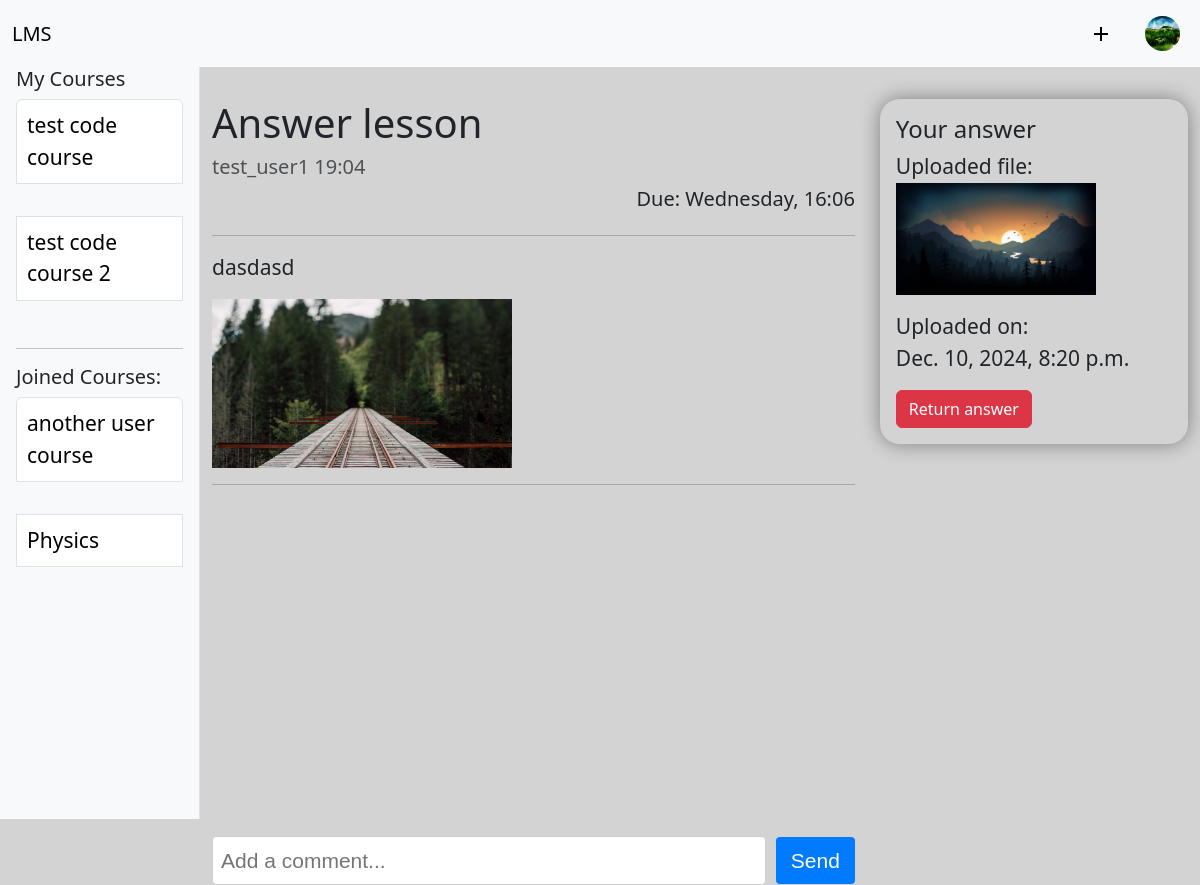
Page /4/14 (signed in) on the committed database.
### auth_system/models.py (models this page shows)
class CustomUser(AbstractUser):
	bio = models.TextField(null=True, blank=True)
	avatar = models.ImageField(upload_to="avatars",default="../static/images/default_avatar.jpg", null=True, blank=True)
	def __str__(self):
		return self.username

### course_system/models.py (models this page shows, shortened)
class Course(models.Model):
    name = models.CharField(max_length=100)
    user = models.ForeignKey(CustomUser, on_delete=models.CASCADE)
    cover = models.ImageField(upload_to="course_media", null=True, blank=True)
    code = models.CharField(max_length=6, unique=True, blank=True)  # Унікальний код

class Lesson(models.Model):
    name = models.CharField(max_length=50)
    content = models.TextField()
    course = models.ForeignKey(Course, on_delete=models.CASCADE)
    upload_data = models.FileField(upload_to="lesson_media", null=True, blank=True)
    date_published = models.DateTimeField(auto_now_add=True)
    date_to = models.DateTimeField(blank=True, null=True)
    edited = models.BooleanField(default=False)  # Поле для відстеження редагування
    last_edited_at = models.DateTimeField(null=True, blank=True)  # Дата останнього редагування

class Answer(models.Model):
    user = models.ForeignKey(CustomUser, on_delete=models.CASCADE, related_name="answers")
    lesson = models.ForeignKey(Lesson, on_delete=models.CASCADE, related_name="answers")
    upload_data = models.FileField(upload_to="answer_media")
    date_published = models.DateTimeField(auto_now_add=True)

### course_system/views.py (the view, shortened to what this page needs)
# urls.py: path('<int:course>/<int:pk>', LessonDetailView.as_view(), name='lesson-details'),
class LessonDetailView(DetailView):
	model = Lesson
	template_name = "course_system/lesson_info.html"
	context_object_name = "lesson"
	def get_context_data(self, **kwargs):
		context = super().get_context_data(**kwargs)
		lesson = self.get_object()
		user = self.request.user
		context['user_has_answered'] = lesson.answers.filter(user=user).exists()
		context['user_answer'] = lesson.answers.filter(user=user).first()
		return context

### course_system/context_processors.py (called while the page is built)
def user_courses(request):
    subscribed_courses = Subscription.objects.filter(user=request.user).values_list('course', flat=True)
    joined = Course.objects.filter(id__in=subscribed_courses)
    owned = Course.objects.filter(user=request.user)
    if not request.user.is_authenticated:
        return {}
    courses = Course.objects.filter(user=request.user)
    return {'user_courses': owned, "joined_courses": joined}

### course_system/templatetags/custom_tags.py (called while the page is built)
@register.filter(name="endswith")
def endswith(value, arg):
	return value.endswith(arg)

@register.filter
def custom_date_format(value):
    if not value:
        return ""
    now = datetime.datetime.now()
    if value.date() == now.date():
        return value.strftime("%H:%M")  # Формат часу (години:хвилини)
    start_of_week = now - datetime.timedelta(days=now.weekday())  # Понеділок поточного тижня
    if value.date() >= start_of_week.date():
        return value.strftime("%A, %H:%M")  # Назва дня тижня
    if value.year() != now.year():
        return value.strftime("%F")
    return value.strftime("%b. %d")  # День і місяць

### templates/course_system/lesson_info.html (shortened to what this page needs)
{% extends 'base.html' %}
{% block content %}
{% load custom_tags %}
<br>
<article class="d-flex container gap">
    <section class="d-flex flex-column lesson-main">
        <section class="d-flex justify-content-between">
            <h1>{{ lesson.name }}  </h1>
        </section>
        <h5 class="text-muted">{{ lesson.course.user }} {{ lesson.date_published|custom_date_format }} {% if lesson.edited %} (Edited {{lesson.last_edited_at|custom_date_format}}) {% endif %}</h5>
        <h5 class="lesson-info-date">Due: {% if lesson.date_to %} {{lesson.date_to|custom_date_format}} {% else %} no date {% endif %}</h5>
    <hr>
    <section>
        <p>{{lesson.content}}</p>
        {% if lesson.upload_data %}
            {% if lesson.upload_data.url|endswith:".jpg" or lesson.upload_data.url|endswith:".jpeg" or lesson.upload_data.media.url|endswith:".png" %}
                <a href="{{ lesson.upload_data.url}}" target="_blank"><img src="{{lesson.upload_data.url}}"  style="max-width: 300px;"></a>
            {% elif lesson.upload_data.url|endswith:".mp4" %}
                <video controls>
                    <source src="{{ lesson.upload_data.url}}" type="mp4/video">
                    Your browser does not support video tag
                </video>
            {% elif lesson.upload_data.url|endswith:"mp3" %}
                <audio src="{{ lesson.upload_data.url}}" controls></audio>
            {% else %}
                <a href="{{ lesson.upload_data.url}}" target="_blank">Open file</a>
                <br>
                <a href="{{ lesson.upload_data.url}}">Download file</a>
            {% endif %}
        {% endif %}
    </section>
    <hr>
    <section class="comments-section">
        <ul id="comments" class="comments-list position-relative">
        </ul>
        <section class="add-comment">
            <input id="message-content" placeholder="Add a comment..." class="comment-input">
            <button class="send-btn" onclick="SendComment({{ lesson.course.pk }}, {{ lesson.pk }})">Send</button>
        </section>
    </section>
    </section>
    {% if request.user != lesson.course.user %}
        <section class="answer-container">
            <article class="p-3">
                <h4>Your answer</h4>
                {% if user_has_answered %}
                    <p>Uploaded file:
                        {% if lesson.upload_data.url|endswith:".jpg" or lesson.upload_data.url|endswith:".jpeg" or lesson.upload_data.media.url|endswith:".png" %}
                            <a href="{{ user_answer.upload_data.url}}" target="_blank"><img src="{{user_answer.upload_data.url}}"  style="max-width: 200px;"></a>
                        {% elif lesson.upload_data.url|endswith:".mp4" %}
                            <video controls>
                                <source src="{{ user_answer.upload_data.url}}" type="mp4/video">
                                Your browser does not support video tag
                            </video>
                        {% elif lesson.upload_data.url|endswith:"mp3" %}
                            <audio src="{{ user_answer.upload_data.url}}" controls></audio>
                        {% else %}
                            <a href="{{ user_answer.upload_data.url}}" target="_blank">Open file</a>
                            <br>
                            <a href="{{ user_answer.upload_data.url}}">Download file</a>
                        {% endif %}
                    <p>Uploaded on: <br>{{ user_answer.date_published }}</p>
                    <form method="POST" action="{% url 'return-answer' lesson.course.pk lesson.pk %}" class="mt-3">
                        <button type="submit" class="btn btn-danger">Return answer</button>
                    </form>
                {% endif %}
            </article>
        </section>
    {% endif %}
</article>
{% endblock %}

### templates/base.html (shortened to what this page needs)
<!DOCTYPE html>
<html lang="en">
<head>
	<link href="https://cdn.jsdelivr.net/npm/bootstrap@5.3.3/dist/css/bootstrap.min.css" rel="stylesheet">
	<link rel="stylesheet" href="https://cdn.jsdelivr.net/npm/bootstrap-icons@1.11.3/font/bootstrap-icons.min.css">
	{% load custom_tags %}
	{% load static %}
	<link rel="stylesheet" href="{% static 'css/style.css' %}">
</head>
<body>
	<nav class="navbar navbar-expand-lg bg-body-tertiary bg-primary">
		<div class="container-fluid">
			<a class="navbar-brand" href="{% url 'index' %}">LMS</a>
			<div class="collapse navbar-collapse" id="navbarNav">
				<ul class="navbar-nav ms-auto d-flex align-items-center">
					{% if request.user.is_authenticated %}
					<li class="nav-item dropdown me-3">
						<a class="nav-link active d-flex align-items-center" href="#" role="button" data-bs-toggle="dropdown" aria-expanded="false">
							<span class="material-symbols-outlined">add</span>
						</a>
					</li>
					<li class="nav-item">
						<a class="nav-link active" aria-current="page" href="{% url 'user-info' request.user.pk %}"><img src="{{request.user.avatar.url}}" alt="Profile photo" class="rounded-circle" style="width: 35px;height: 35px;"></a>
					</li>
					{% else %}
					<li class="nav-item">
						<a class="nav-link active" aria-current="page" href="{% url 'login' %}">Login</a>
					</li>
					{% endif %}
				</ul>
			</div>
		</div>
	</nav>
	<div class="d-flex" style="height: 94vh; ">
		<aside class="col-md-2 bg-light border-end px-3">
			<h5>My Courses</h5>
			<ul class="list-group">
				{% for course in user_courses %}
				<li class="list-group-item">
					<a href="{% url 'course-details' course.pk %}" class="sidebar-link">{{ course.name }}</a>
				</li>
				<br>
				{% empty %}
				<li class="list-group-item text-muted">No courses available.</li>
				{% endfor %}
			</ul>
			<hr>
			<h5>Joined Courses:</h5>
			<ul class="list-group">
				{% for course in joined_courses %}
				<li class="list-group-item">
					<a href="{% url 'course-details' course.pk %}" class="sidebar-link">{{ course.name }}</a>
				</li>
				<br>
				{% empty %}
				<li class="list-group-item text-muted">No courses available.</li>
				{% endfor %}
			</ul>
		</aside>
		<main class="col-md-10">
			{% block content %}
			{% endblock %}
		</main>
	</div>
</body>
</html>

### static/css/style.css (style rules this page uses)
* { margin: 0; padding: 0; }
body { background-color: lightgray; font-size: 21px; max-width: 100vw; height: 90vh; }
a { text-decoration: none; color: black; }
li { list-style: none !important; }
.gap { gap: 25px; }
.lesson-info-date { text-align:end; }
.lesson-main { width: 80%; }
.comments-section { margin-top: 20px; font-family: Arial, sans-serif; }
.comments-list { list-style: none; padding: 0; margin: 0; overflow-y:scroll; height: 300px; }
.add-comment { display: flex; align-items: center; margin-top: 15px; }
.comment-input { flex-grow: 1; padding: 8px; border: 1px solid #ccc; border-radius: 4px; margin-right: 10px; }
.send-btn { padding: 8px 15px; background-color: #007bff; color: white; border: none; border-radius: 4px; cursor: pointer; }
.list-group-item { padding: 0; }
.sidebar-link { display: block; width: 100%; padding: 10px; }
.answer-container { border-radius: 20px; height: fit-content; box-shadow: 0 0 20px rgba(0, 0, 0, 0.4); }

### rows in the picture
Course: name "test code course"
Course: name "test code course 2"
Course: name "another user course"
Course: name "Physics"
Lesson: name "Answer lesson", course.user "test_user1", date_published|custom_date_format "19:04", date_to|custom_date_format "Wednesday, 16:06", content "dasdasd", upload_data (picture)
Answer: upload_data (picture), date_published "Dec. 10, 2024, 8:20 p.m."
